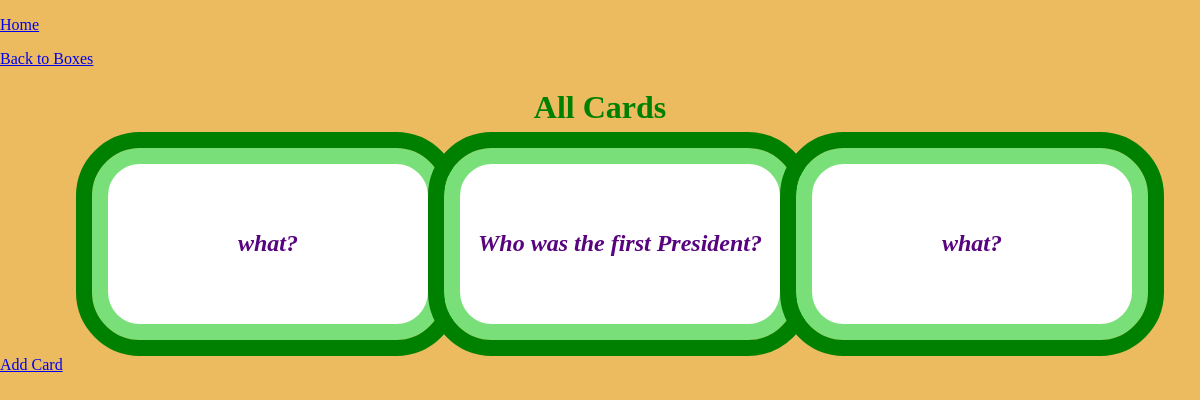
/flashcards/cards/, run on an earlier commit of the app's database.
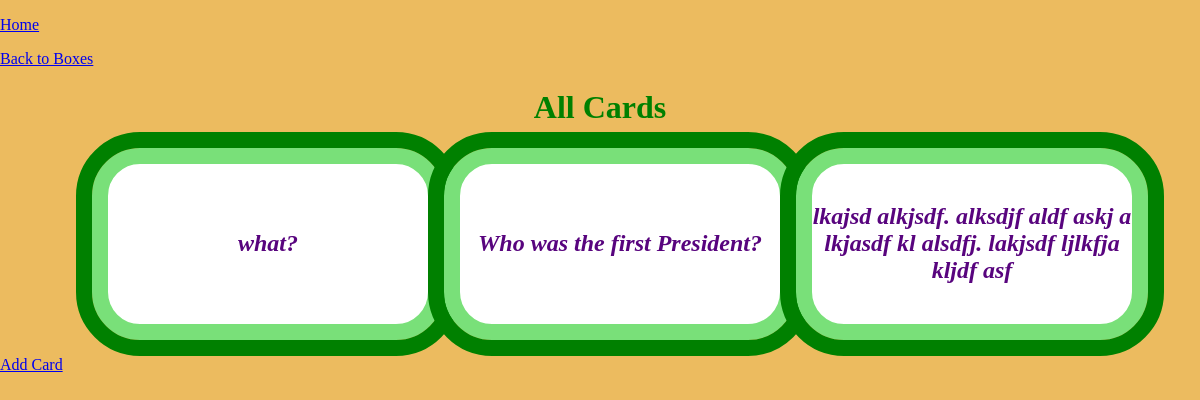
And on a later commit of the database.
### flashcards/models.py (models this page shows, shortened)
class Card(models.Model):
    question = models.ForeignKey(
        'Question',
        on_delete=models.CASCADE,
        blank=True, null=True,
        related_name='questions'
        )
    answer = models.ForeignKey(
        'Answer',
        on_delete=models.CASCADE,
        blank=True, null=True,
        related_name='answers'
        )
    def get_absolute_url(self):
        return reverse('card-detail', args=[str(self.id)])

class Question(models.Model):
    question_content = models.TextField(
        max_length=255,
        help_text='Record question here'
        )
    def __str__(self):
        return self.question_content

### flashcards/views.py (the view)
# urls.py: path('cards/', views.CardListView.as_view(), name='cards'),
class CardListView(generic.ListView):
    model = Card

### templates/flashcards/card_list.html
{% extends "base.html" %}
{% block content %}
<p><a href="{% url 'index' %}">Home</a></p>
<div><a href="{% url 'boxes' %}">Back to Boxes</a></div>
    <h1 class="page-title">All Cards</h1>
    {% if card_list %}
    <ul class="card-list">
        {% for card in card_list %}
            <div id="card-box">
                <li class="card-list-container">
                <em><a class="card-list-items" href="{{ card.get_absolute_url }}">{{ card.question }}</a></em>
                </li>
            </div>
        {% endfor %}
    </ul>
    {% else %}
        <p>There are no cards created yet.</p>
    {% endif %}
    <p><a href="{% url 'card-create' %}">Add Card</a></p>
{% endblock %}

### templates/base.html (shortened to what this page needs)
{% load static %}
<!DOCTYPE html>
<html lang="en">
<head>
    <link rel="stylesheet" href="{% static 'css/styles.css' %}">
</head>
<body>
    <div>{% block content %}{% endblock %}</div>
</body>
</html>

### static/css/styles.css (style rules this page uses)
body { background-color: rgb(236, 187, 95); padding: 0; margin: 0; }
.page-title { text-align: center; color: green; font-size: 2rem; }
li { list-style: none; }
.subject-list, .card-list { display: flex; flex-wrap: wrap; text-align: center; justify-content: center; }
.card-list-items { text-decoration: none; font-size: 1.5rem; font-weight: bold; color: rgb(88, 4, 126); }
.card-list-container { border: 1rem solid rgb(121, 224, 121); border-radius: 3rem; outline: 1rem solid green; background-color: white; width: 20rem; height: 10rem; display: flex; justify-content: center; align-items: center; }

What changed in the data, as far as the page shows it:
removed Card: question "what?"
added Card: question "lkajsd alkjsdf. alksdjf aldf askj a lkjasdf kl alsdfj. lakjsdf ljlkfja kljdf asf"
